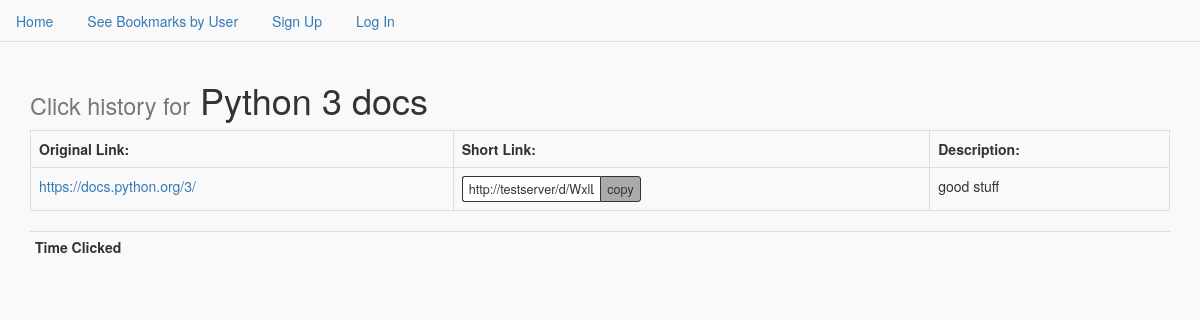
Before: /accounts/profile/hist/24 with the older database file.
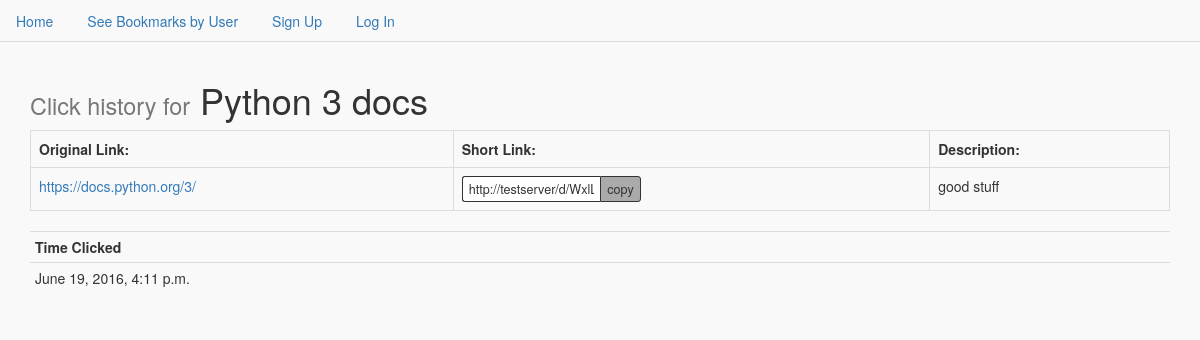
After: the same page with the newer database file.
### short_app/models.py (models this page shows)
class Click(models.Model):
    link = models.ForeignKey(Bookmark)
    time_click = models.DateTimeField()
    class Meta:
        ordering = ["-time_click"]

### short_app/views.py (the view)
# urls.py: url(r'^accounts/profile/hist/(?P<pk>\d+)$', views.ClickView.as_view(), name='click_view'),
class ClickView(TemplateView):
    model = Click
    template_name = "short_app/click_list.html"
    def get_context_data(self, **kwargs):
        bookmark_pk = self.kwargs.get('pk', None)      # gets Bookmark PK
        context = super().get_context_data(**kwargs)    # I have no idea what this does
        context["bookmark"] = Bookmark.objects.get(id=bookmark_pk)
        context["clicks"] = Click.objects.filter(link=bookmark_pk)
        return context

### templates/short_app/click_list.html (shortened to what this page needs)
{% extends 'base.html' %}
{% block content %}
    <h1><small>Click history for</small> {{ bookmark.title }}</h1>
    <table class="table table-bordered">
    <tr>
        <th>Original Link:</th>
        <th>Short Link:</th>
        <th>Description:</th>
    </tr>
    <tr>
        <td><a href="{% url 'forward_view' bookmark.hash_id %}" target="_blank" >{{ bookmark.url }}</a></td>
        <td>
            <input class="copy-text" type="text" id="website" value="http://{{ request.get_host }}{% url 'forward_view' bookmark.hash_id %}" />
            <button class="copy-btn" data-copytarget="#website">copy</button>
        </td>
        <td>{{ bookmark.description }}</td>
    </tr>
    </table>
                <table class="table table-condensed">
                    <tr>
                        <th>Time Clicked</th>
                    </tr>
                {% for click in clicks %}
                    <tr>
                        <td>{{ click.time_click }}</td>
                    </tr>
                {% endfor %}
                </table>
{% endblock %}

Changed rows visible on the page:
added Click: time_click "June 19, 2016, 4:11 p.m."
